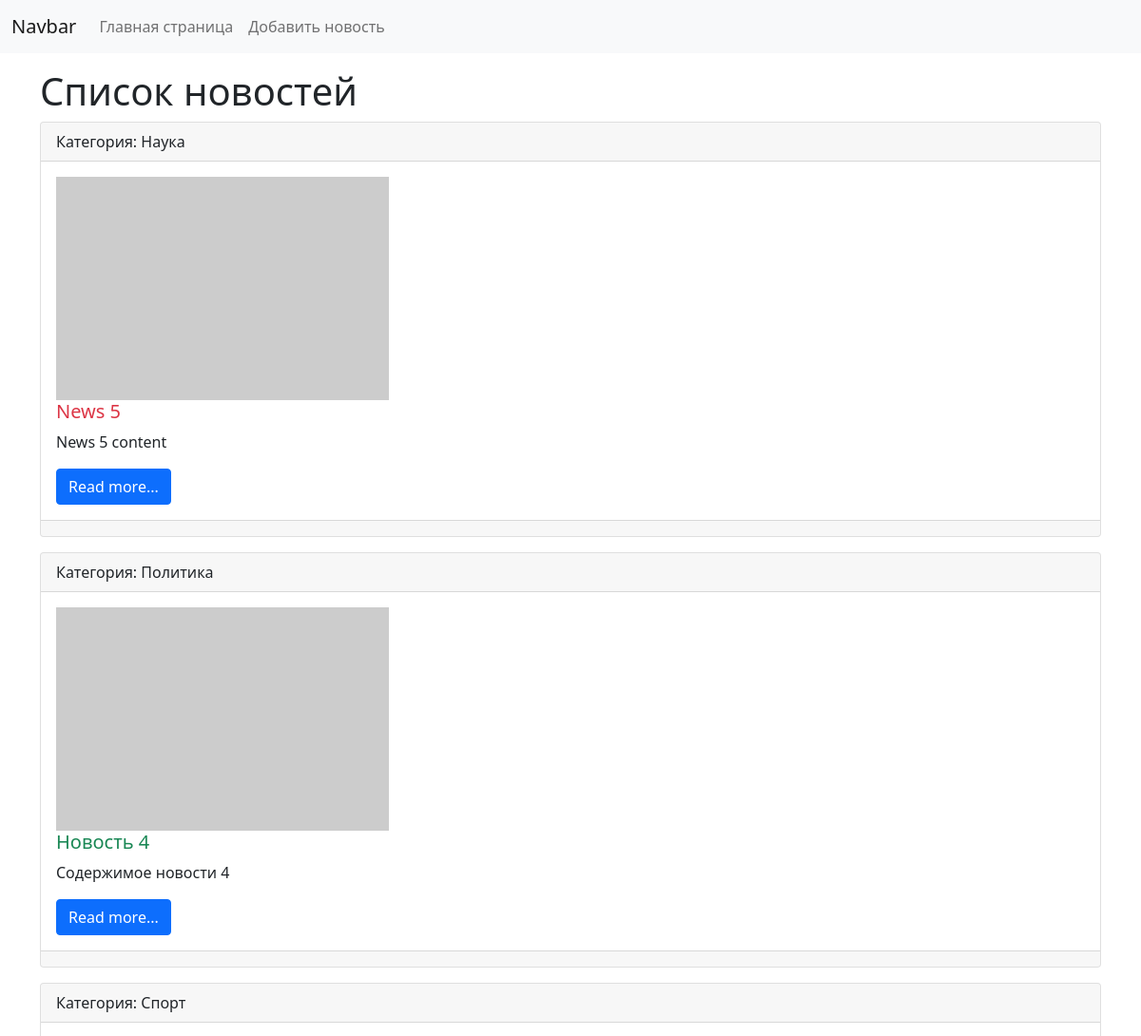
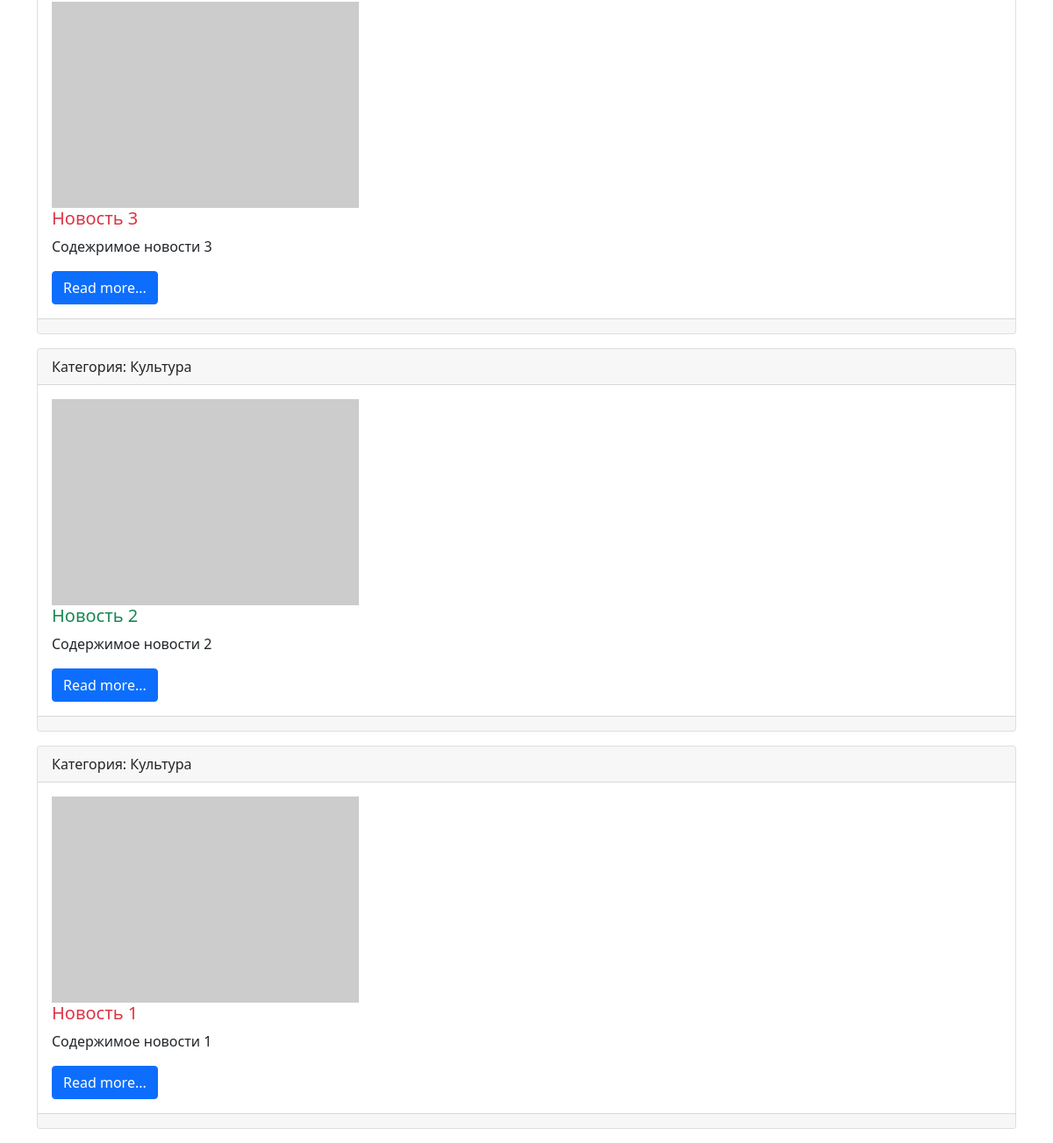
Before: / with the older database file (2 pictures, top to bottom).
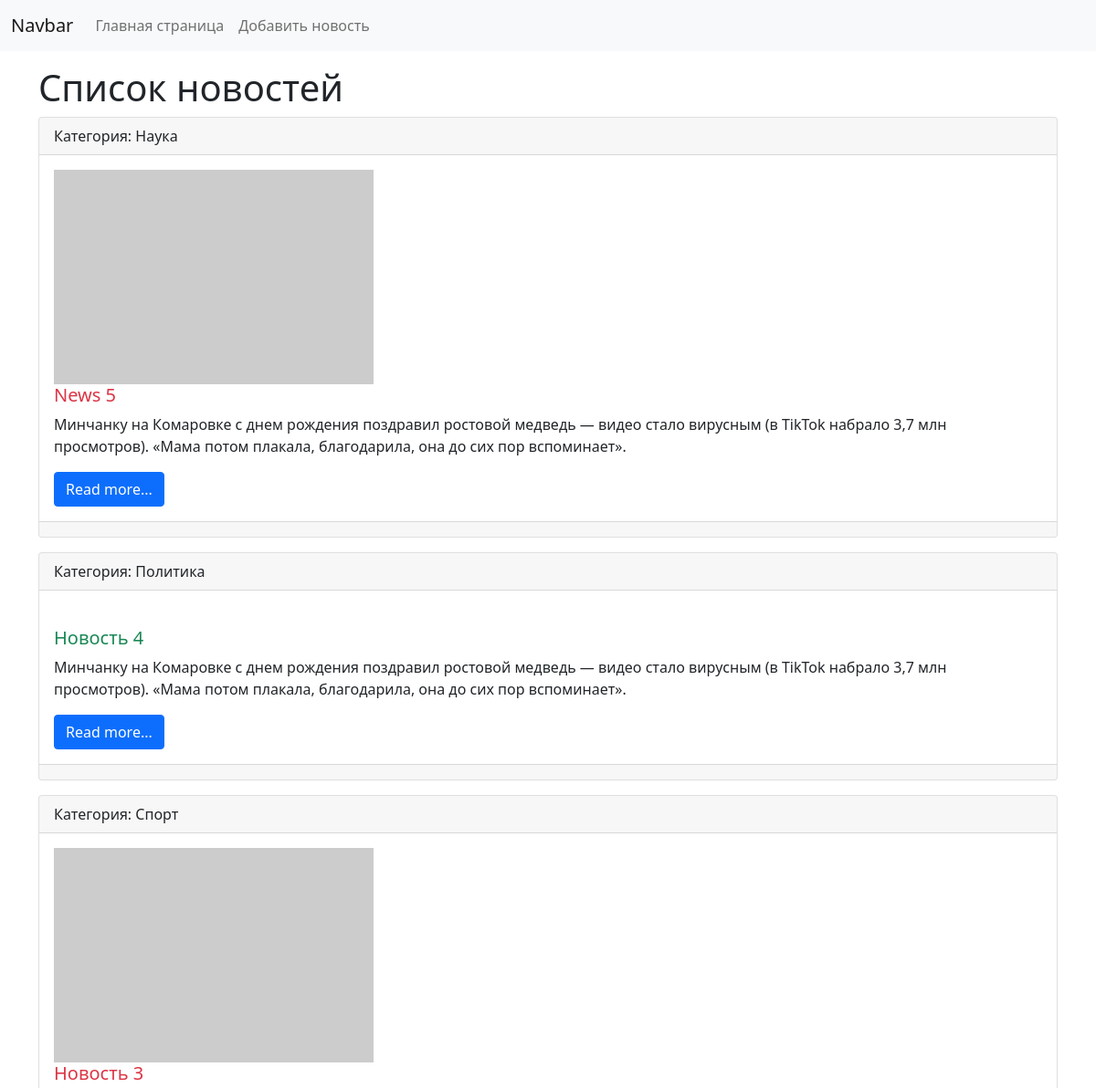
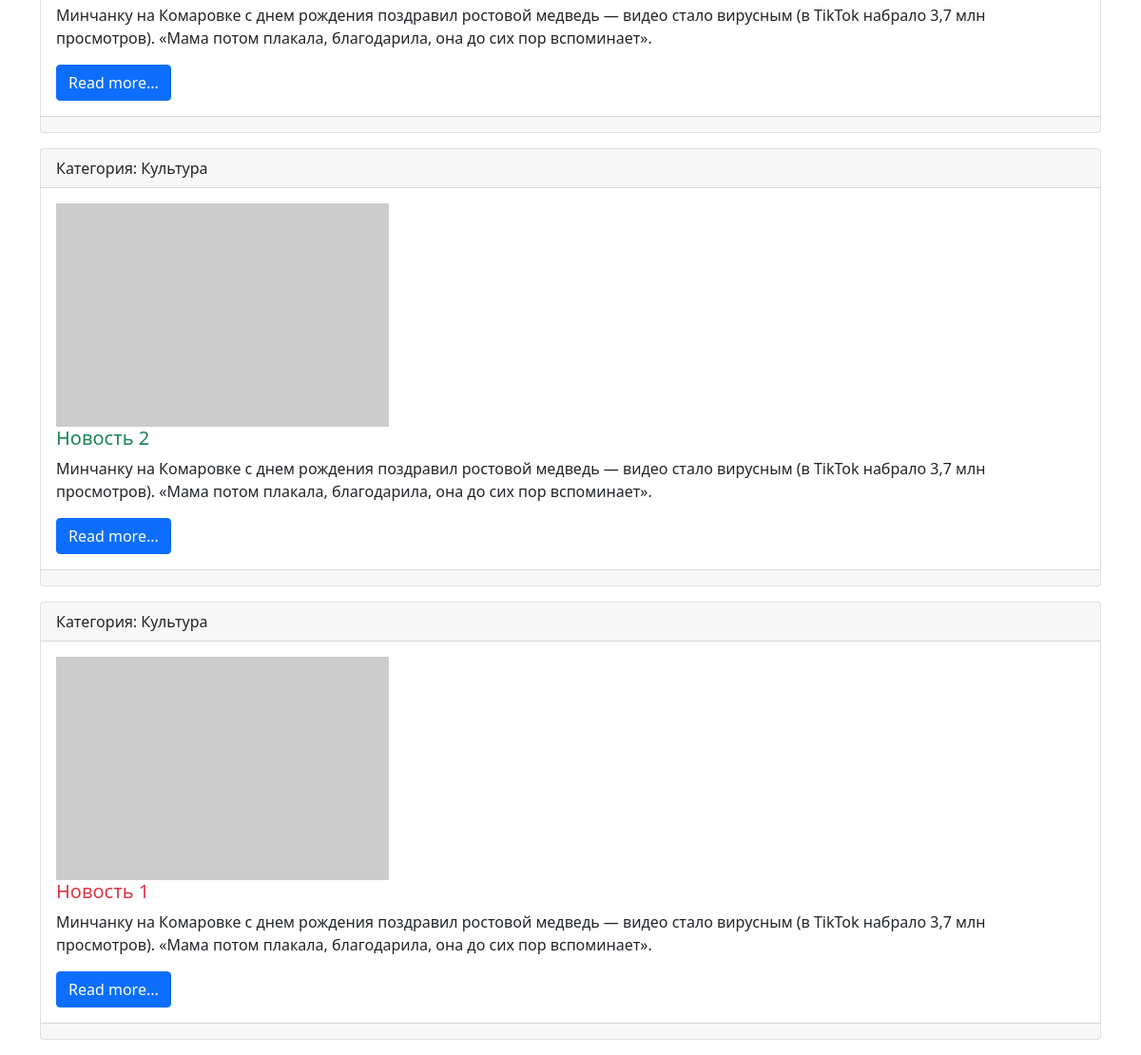
After: the same page with the newer database file (2 pictures, top to bottom).
### news/models.py (models this page shows, shortened)
class News(models.Model):
    title = models.CharField(max_length=150)
    content = models.TextField(blank=True)
    created_at = models.DateTimeField(auto_now_add=True)
    updated_at = models.DateTimeField(auto_now=True)
    photo = models.ImageField(upload_to='photos/%Y/%m/%d/', blank=True)
    is_published = models.BooleanField(default=True)
    category = models.ForeignKey('Category', on_delete=models.PROTECT, null=True)
    class Meta:
        verbose_name = 'Новость'
        verbose_name_plural = 'Новости'
        ordering = ['-created_at']

class Category(models.Model):
    title = models.CharField(max_length=150, db_index=True, verbose_name='Наименование категории')
    def __str__(self):
        return self.title
    class Meta:
        verbose_name = 'Категория'
        verbose_name_plural = 'Категории'
        ordering = ['title']

### news/views.py (the view)
# urls.py: path('', index),
def index(request):
    news = News.objects.all()
    context = {
        'news': news,
        'title': 'Список новостей'
    }
    return render(request, 'news/index.html', context)

### news/templates/news/index.html (shortened to what this page needs)
<!doctype html>
<html lang="en">
<head>
    <link href="https://cdn.jsdelivr.net/npm/bootstrap@5.1.3/dist/css/bootstrap.min.css" rel="stylesheet"
>
</head>
<body>
<nav class="navbar navbar-expand-lg navbar-light bg-light">
    <div class="container-fluid">
        <a class="navbar-brand" href="/">Navbar</a>
        <div class="collapse navbar-collapse" id="navbarSupportedContent">
            <ul class="navbar-nav me-auto mb-2 mb-lg-0">
                <li class="nav-item"><a class="nav-link" href="/">Главная страница</a></li>
                <li class="nav-item"><a class="nav-link" href="/">Добавить новость</a></li>
            </ul>
        </div>
    </div>
</nav>
<div class="container mt-3">
    <h1>{{ title }}</h1>
    <div class="row">
        <div class="col-md-12">
            {% for item in news%}
            <div class="card mb-3">
                <div class="card-header">
                    Категория: {{ item.category }}
                </div>
                <div class="card-body">
                    <div class="media">
                        {% if item.photo %}
                        <img src="{{ item.photo.url }}" alt="" width="350" class="mr-3">
                        {% else %}
                        <img src="https://picsum.photos/350/235/?blur=2" alt="" class="mr-3">
                        {% endif %}
                        <div class="mediabody">
                            <h5 class="card-title {% cycle 'text-danger' 'text-success' %}">{{ item.title }}</h5>
                            <p class="card-text">{{ item.content|truncatewords:50 }}</p>
                            <a href="#" class="btn btn-primary">Read more...</a>
                        </div>
                    </div>
                </div>
                <div class="card-footer text-muted">
                </div>
            </div>
            {% endfor %}
        </div>
    </div>
</div>
</body>
</html>

Changed rows visible on the page:
changed News "News 5": content "News 5 content" → "Минчанку на Комаровке с днем рождения поздравил ростовой медведь — видео стало вирусным (в TikTok набрало 3,7 млн просмотров). «Мама потом плакала, благодарила, она до сих пор вспоминает»."
changed News "Новость 4": content "Содержимое новости 4" → "Минчанку на Комаровке с днем рождения поздравил ростовой медведь — видео стало вирусным (в TikTok набрало 3,7 млн просмотров). «Мама потом плакала, благодарила, она до сих пор вспоминает»."; photo: picture removed
changed News "Новость 3": content "Содежримое новости 3" → "Минчанку на Комаровке с днем рождения поздравил ростовой медведь — видео стало вирусным (в TikTok набрало 3,7 млн просмотров). «Мама потом плакала, благодарила, она до сих пор вспоминает»."
changed News "Новость 2": content "Содержимое новости 2" → "Минчанку на Комаровке с днем рождения поздравил ростовой медведь — видео стало вирусным (в TikTok набрало 3,7 млн просмотров). «Мама потом плакала, благодарила, она до сих пор вспоминает»."
changed News "Новость 1": content "Содержимое новости 1" → "Минчанку на Комаровке с днем рождения поздравил ростовой медведь — видео стало вирусным (в TikTok набрало 3,7 млн просмотров). «Мама потом плакала, благодарила, она до сих пор вспоминает»."
